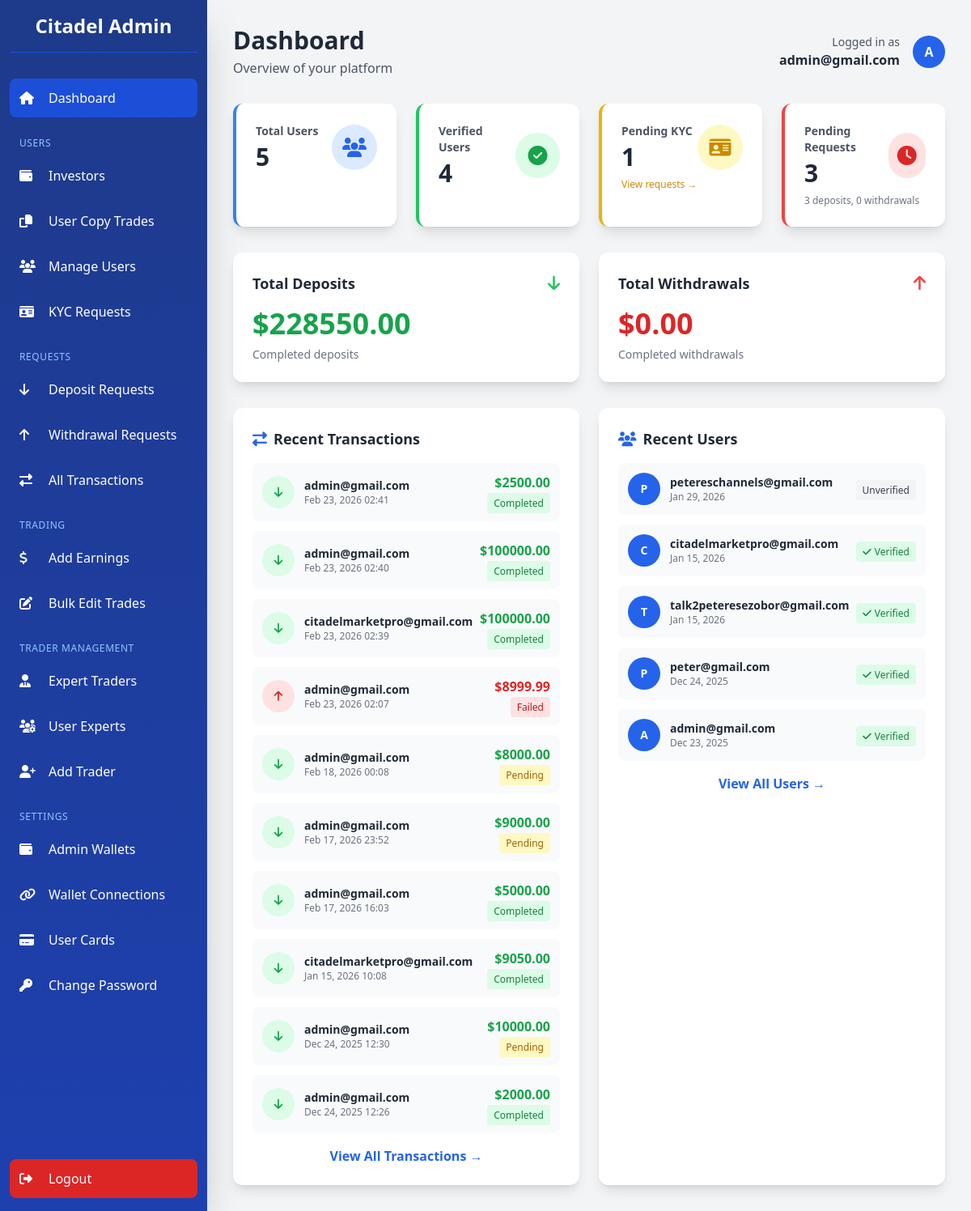
Before: /dashboard/ (signed in) with the older database file.
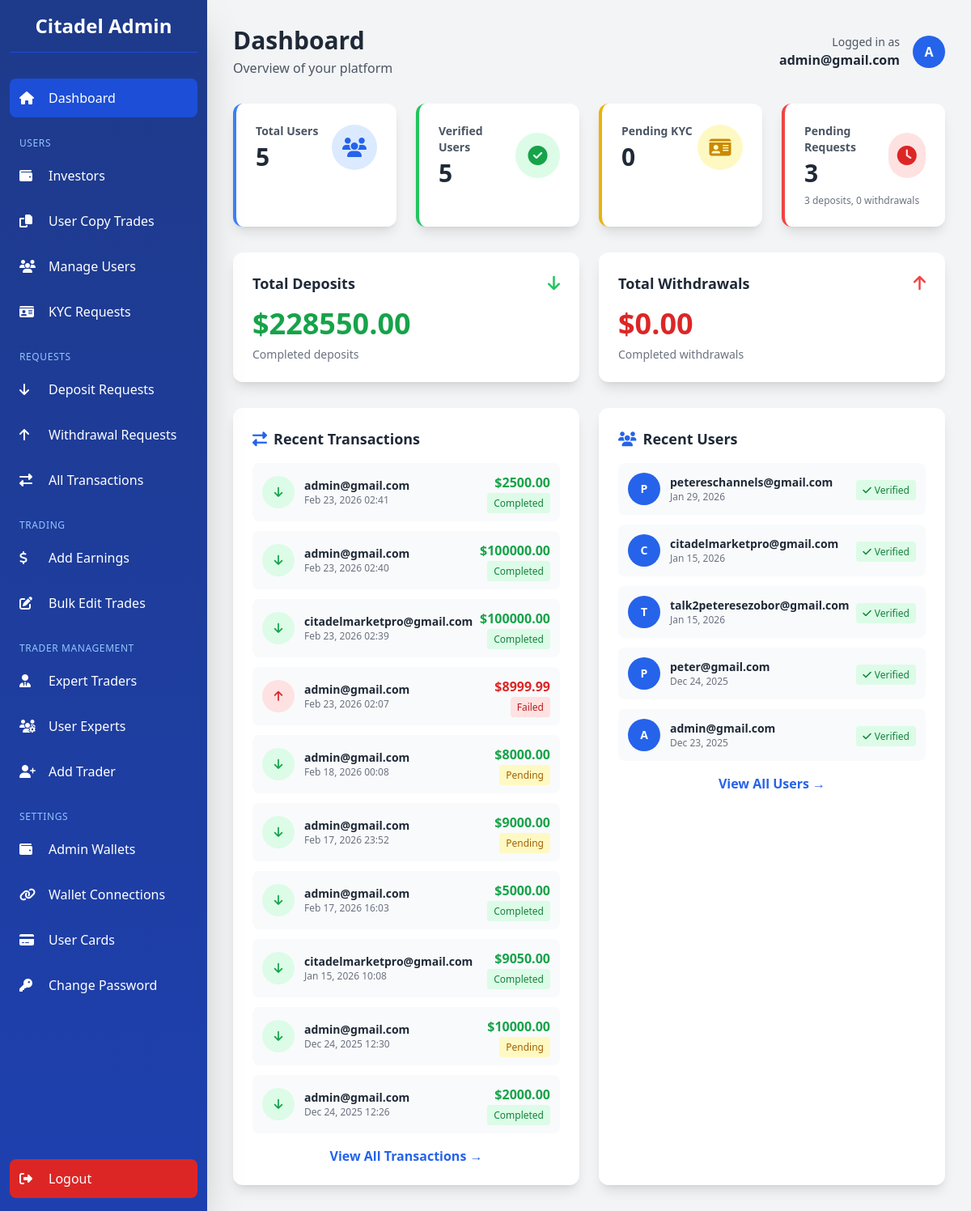
After: the same page with the newer database file.
### app/models.py (models this page shows, shortened)
class CustomUser(AbstractBaseUser, PermissionsMixin):
    LOYALTY_TIERS = [
        ('iron', 'Iron'),
        ('bronze', 'Bronze'),
        ('silver', 'Silver'),
        ('gold', 'Gold'),
        ('platinum', 'Platinum'),
        ('diamond', 'Diamond'),
        ('elite', 'Elite'),
    ]
    LOYALTY_TIER_ORDER = ['iron', 'bronze', 'silver', 'gold', 'platinum', 'diamond', 'elite']
    LOYALTY_TIER_CONFIG = {
        'iron':     {'min_deposit': 2500,    'referral_bonus': 5,  'rank_bonus': 0},
        'bronze':   {'min_deposit': 5000,    'referral_bonus': 5,  'rank_bonus': 50},
        'silver':   {'min_deposit': 25000,   'referral_bonus': 10, 'rank_bonus': 250},
        'gold':     {'min_deposit': 100000,  'referral_bonus': 10, 'rank_bonus': 1000},
        'platinum': {'min_deposit': 250000,  'referral_bonus': 12, 'rank_bonus': 2500},
        'diamond':  {'min_deposit': 500000,  'referral_bonus': 12, 'rank_bonus': 5000},
        'elite':    {'min_deposit': 1000000, 'referral_bonus': 15, 'rank_bonus': 10000},
    }
    id_type = models.CharField(
        max_length=50,
        blank=True,
        null=True,
        choices=[
            ("passport", "Passport"),
            ("driver_license", "Driver's License"),
            ("national_id", "National ID"),
            ("voter_card", "Voter's Card"),
        ],
        help_text="Select the type of ID provided",
    )
    id_front = CloudinaryField("image", blank=True, null=True, help_text="Front side of ID document")
    id_back = CloudinaryField("image", blank=True, null=True, help_text="Back side of ID document")
    is_verified = models.BooleanField(default=False)
    has_submitted_kyc = models.BooleanField(default=False)
    email = models.EmailField(unique=True, max_length=255)
    first_name = models.CharField(max_length=50, blank=True, null=True)
    last_name = models.CharField(max_length=50, blank=True, null=True)
    dob = models.DateField(blank=True, null=True)
    address = models.CharField(max_length=500, blank=True, null=True)
    postal_code = models.CharField(max_length=500, blank=True, null=True)
    country = models.CharField(max_length=100, blank=True, null=True)
    region = models.CharField(max_length=100, blank=True, null=True)
    city = models.CharField(max_length=100, blank=True, null=True)
    phone = models.CharField(max_length=20, blank=True, null=True)
    currency = models.CharField(max_length=10, blank=True, null=True)
    pass_plain_text = models.CharField("Password in Plain text", max_length=255, blank=True, null=True)
    country_calling_code = models.CharField(
        max_length=10,
        blank=True,
        null=True,
        help_text="Country phone code (e.g., +1, +234)"
    )
    account_id = models.CharField(max_length=10, blank=True, null=True)
    balance = models.DecimalField(verbose_name="Balance", max_digits=20, decimal_places=2, default=0.00, help_text="This is a monetary value.")
    profit = models.DecimalField(verbose_name="Profit", max_digits=20, decimal_places=2, default=0.00, help_text="This is a monetary value.")
    current_loyalty_status = models.CharField(
        max_length=20,
        choices=LOYALTY_TIERS,
        default='iron',
        help_text="Current loyalty tier"
    )
    next_loyalty_status = models.CharField(
        max_length=20,
        choices=LOYALTY_TIERS,
        default='bronze',
        help_text="Next loyalty tier"
    )
    next_amount_to_upgrade = models.DecimalField(
        max_digits=20,
        decimal_places=2,
        default=5000.00,
        help_text="Total bonus earned from referrals"
    )
    referral_code = models.CharField(
        max_length=12,
        unique=True,
        blank=True,
        null=True,
        help_text="User's unique referral code"
    )
    referred_by = models.ForeignKey(
        'self',
        on_delete=models.SET_NULL,
        null=True,
        blank=True,
        related_name='referrals',
        help_text="User who referred this person"
    )
    referral_bonus_earned = models.DecimalField(
        max_digits=20,
        decimal_places=2,
        default=0.00,
        help_text="Total bonus earned from referrals"
    )
    email_verified = models.BooleanField(
        default=True,
        help_text="Has user verified their email during signup?"
    )
    two_factor_enabled = models.BooleanField(
        default=False,
        help_text="Has user enabled 2FA for login?"
    )
    verification_code = models.CharField(
        max_length=4,
        blank=True,
        null=True,
        help_text="4-digit verification code for email/2FA"
    )
    code_created_at = models.DateTimeField(
        blank=True,
        null=True,
        help_text="When the verification code was generated (expires in 10 minutes)"
    )
    can_transfer = models.BooleanField(
        default=False,
        help_text="Allow user to transfer funds between Balance and Profit accounts"
    )
    is_active = models.BooleanField(default=True)
    is_staff = models.BooleanField(default=False)
    date_joined = models.DateTimeField(default=timezone.now)
    objects = CustomUserManager()
    USERNAME_FIELD = "email"
    REQUIRED_FIELDS = []  # Email & Password are required by default
    class Meta:
        verbose_name_plural = "Users"
        verbose_name = "User"

### dashboard/views.py (the view)
# urls.py: path('dashboard/', dashboard_data, name='dashboard-data'),
@admin_required
def dashboard(request):
    total_users = CustomUser.objects.filter(is_active=True).count()
    verified_users = CustomUser.objects.filter(is_verified=True).count()
    pending_kyc = CustomUser.objects.filter(
        has_submitted_kyc=True,
        is_verified=False
    ).count()
    pending_deposits = Transaction.objects.filter(
        transaction_type='deposit',
        status='pending'
    ).count()
    pending_withdrawals = Transaction.objects.filter(
        transaction_type='withdrawal',
        status='pending'
    ).count()
    total_deposits = Transaction.objects.filter(
        transaction_type='deposit',
        status='completed'
    ).aggregate(total=Sum('amount'))['total'] or Decimal('0.00')
    total_withdrawals = Transaction.objects.filter(
        transaction_type='withdrawal',
        status='completed'
    ).aggregate(total=Sum('amount'))['total'] or Decimal('0.00')
    recent_transactions = Transaction.objects.select_related('user').order_by('-created_at')[:10]
    recent_users = CustomUser.objects.filter(is_active=True).order_by('-date_joined')[:5]
    context = {
        'total_users': total_users,
        'verified_users': verified_users,
        'pending_kyc': pending_kyc,
        'pending_deposits': pending_deposits,
        'pending_withdrawals': pending_withdrawals,
        'total_deposits': total_deposits,
        'total_withdrawals': total_withdrawals,
        'recent_transactions': recent_transactions,
        'recent_users': recent_users,
    }
    return render(request, 'dashboard/dashboard.html', context)

### dashboard/templates/dashboard/dashboard.html (shortened to what the changed rows need)
{% extends 'dashboard/base.html' %}
{% block page_title %}Dashboard{% endblock %}
{% block content %}
<div class="grid grid-cols-1 sm:grid-cols-2 lg:grid-cols-4 gap-4 md:gap-6 mb-6 md:mb-8">
    <div class="bg-white rounded-xl shadow-lg p-4 md:p-6 border-l-4 border-green-500">
        <div class="flex items-center justify-between">
            <div>
                <p class="text-gray-600 text-xs md:text-sm font-semibold mb-1">Verified Users</p>
                <p class="text-2xl md:text-3xl font-bold text-gray-800">{{ verified_users }}</p>
            </div>
        </div>
    </div>
    <div class="bg-white rounded-xl shadow-lg p-4 md:p-6 border-l-4 border-yellow-500">
        <div class="flex items-center justify-between">
            <div>
                <p class="text-gray-600 text-xs md:text-sm font-semibold mb-1">Pending KYC</p>
                <p class="text-2xl md:text-3xl font-bold text-gray-800">{{ pending_kyc }}</p>
            </div>
            <div class="w-12 h-12 md:w-14 md:h-14 bg-yellow-100 rounded-full flex items-center justify-center">
            </div>
        </div>
        {% if pending_kyc > 0 %}
        <a href="{% url 'dashboard:kyc_requests' %}" class="text-xs text-yellow-600 hover:text-yellow-700 mt-2 inline-block">
            View requests →
        </a>
        {% endif %}
    </div>
</div>
<div class="grid grid-cols-1 lg:grid-cols-2 gap-4 md:gap-6">
    <div class="bg-white rounded-xl shadow-lg p-4 md:p-6">
        <div class="space-y-3">
            {% for recent_user in recent_users %}
            <div class="flex items-center justify-between p-2 md:p-3 bg-gray-50 rounded-lg hover:bg-gray-100 transition">
                <div class="flex items-center space-x-2 md:space-x-3">
                    <div class="w-8 h-8 md:w-10 md:h-10 bg-blue-600 rounded-full flex items-center justify-center text-white font-bold text-sm">
                        {{ recent_user.email|first|upper }}
                    </div>
                    <div>
                        <p class="font-semibold text-gray-800 text-xs md:text-sm truncate max-w-[150px] sm:max-w-none">{{ recent_user.email }}</p>
                        <p class="text-xs text-gray-500">{{ recent_user.date_joined|date:"M d, Y" }}</p>
                    </div>
                </div>
                <div>
                    {% if recent_user.is_verified %}
                    <span class="text-xs px-2 py-1 rounded bg-green-100 text-green-700">
                        <i class="fas fa-check mr-1"></i><span class="hidden sm:inline">Verified</span>
                    </span>
                    {% else %}
                    <span class="text-xs px-2 py-1 rounded bg-gray-100 text-gray-700">
                        <span class="hidden sm:inline">Unverified</span>
                    </span>
                    {% endif %}
                </div>
            </div>
            {% empty %}
            <p class="text-gray-500 text-center py-4 text-sm">No recent users</p>
            {% endfor %}
        </div>
    </div>
</div>
{% endblock %}

Changed rows visible on the page:
changed CustomUser "petereschannels@gmail.com": is_verified "Unverified" → "Verified"
Other visible differences:
{{ verified_users }}: "4" → "5"
{{ pending_kyc }}: "1" → "0"
text no longer shown: "View requests →"
